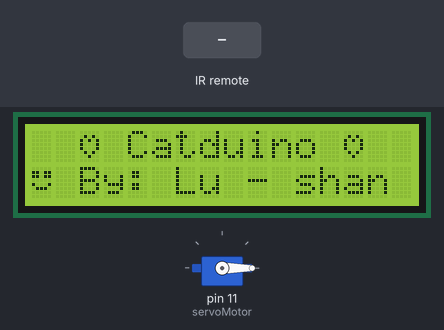
Bench run of a sketch on a simulated Arduino Uno, built with avr-gcc and run on an emulated ATmega328P. On the bench: 16×2 character LCD, servo. Inputs (shaded band) come from the test bench.

Above: at 1.2 s.
1.3 s: infrared code 0x00FF629D received
At 2.3 s:
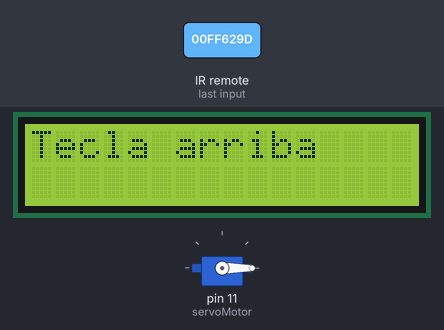
4.0 s: infrared code 0x00FF22DD received
At 4.7 s:
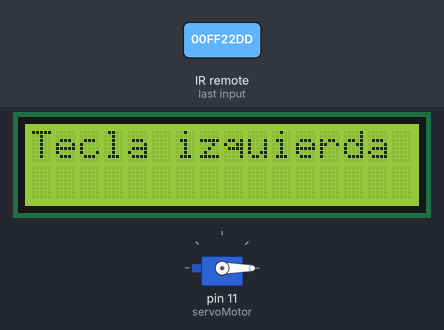
6.5 s: infrared code 0x00FF02FD received
At 7.3 s:
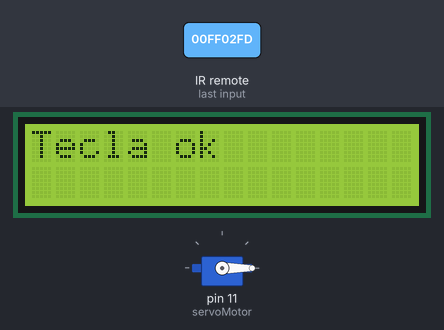
9.0 s: infrared code 0x00FFC23D received
At 9.8 s:
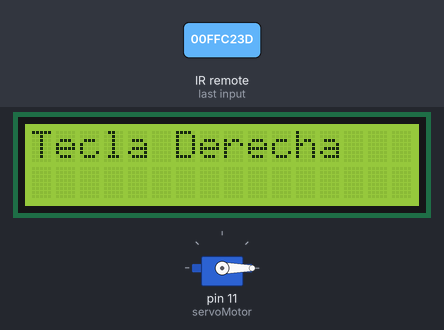
11.5 s: infrared code 0x00FFA857 received
At 12.2 s:
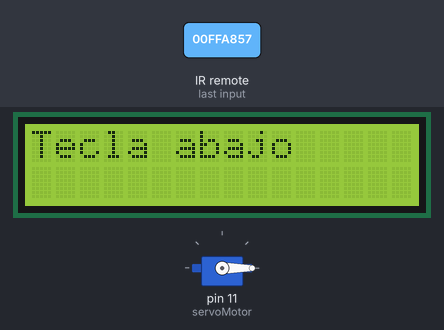
13.9 s: infrared code 0x00FF6897 received
At 14.7 s:
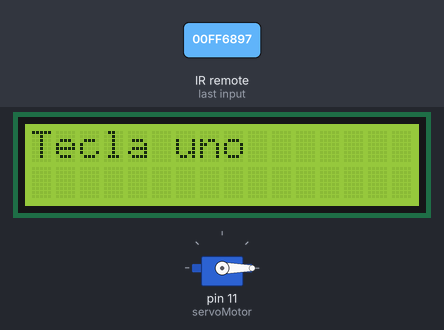
Timing chart, 0 to 16.9 s (numbered marks = the images above; inputs shaded):
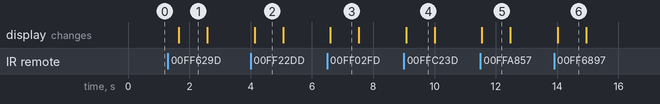

The sketch:

lushan.ino
```cpp
#include <LiquidCrystal_I2C.h>
#include <IRremote.h>
#include <Servo.h>
#include <Wire.h>

int RECV_PIN = 3;
IRrecv irrecv(RECV_PIN);
decode_results results;
Servo servoMotor; //Para controlar el servo

LiquidCrystal_I2C lcd(0x27,16,2);

void setup() {
  lcd.init();
  lcd.backlight();
  lcd.setCursor(0,0);
  byte cara[8] = {
        B00000,
        B11011,
        B11011,
        B00000,
        B10001,
        B01110,
        B00000,
   };
   byte corazon[8] = {
    B00000,
    B01010,
    B10101,
    B10001,
    B10001,
    B01010,
    B00100,
    B00000,
   };
  lcd.createChar(0,cara);
  lcd.createChar(1,corazon);
  irrecv.enableIRIn(); //Inicio de recepcion por IR
  servoMotor.attach(11); //Servo conectado al pin 11
  servoMotor.write(0); //Inicio al angulo 0 del servo
}


void loop() {
  lcd.clear();
  lcd.setCursor(2,0);
  lcd.write(byte (1));
  lcd.print(" ");
  lcd.print("Catduino");
  lcd.print(" ");
  lcd.write(byte (1));
  lcd.setCursor(0,1);
  lcd.write (byte (0));
  lcd.print(" By: Lu - shan");
  delay(300);
  if (irrecv.decode(&results)){
      lcd.clear();
      switch(results.value){
        case 0x00FF629D:  lcd.print("Tecla arriba");
                          break;
        case 0x00FF22DD:  lcd.print("Tecla izquierda");
                          break;
        case 0x00FF02FD:  lcd.print("Tecla ok");
                          break;
        case 0x00FFC23D:  lcd.print("Tecla Derecha");
                          break;
        case 0x00FFA857:  lcd.print("Tecla abajo");
                          break;
        case 0x00FF6897:  lcd.print("Tecla uno");
                          break;
        case 0x00FF9867: lcd.print("Tecla 2");
                       break;
      case 0x0FFB04F: lcd.print("Tecla 3");
                       break;
      case 0x00FF30CF: lcd.print("Tecla 4 ");
                       break;
      case 0x00FF18E7: lcd.print("Tecla 5");
                       break;
      case 0x00FF7A85: lcd.print("Tecla 6");
                       break;
      case 0x00FF10EF: lcd.print("Tecla 7");
                       break;
      case 0x00FF38C7: lcd.print("Tecla 8 ");
                       break;
      case 0x00FF5AA5: lcd.print("Tecla 9");
                       break;
      case 0x00FF42BD: lcd.print("Tecla *");
                       servoMotor.write(10);
                       break;
      case 0x00FF4AB5: lcd.print("Tecla 0");
                       servoMotor.write(90);
                       break;
      case 0x00FF52AD: lcd.print("Tecla #");
                       servoMotor.write(180);
                       break;
      }
      irrecv.resume();
    }
    delay(900);
}
```

Measured:
- after the input at 1.3 s, the display: changes after 0.35 s (image 1)
- after the input at 4.0 s, the display: changes after 0.13 s (image 2)
- after the input at 6.5 s, the display: changes after 0.10 s (image 3)
- after the input at 9.0 s, the display: changes after 0.07 s (image 4)
- after the input at 11.5 s, the display: changes after 0.05 s (image 5)
- after the input at 13.9 s, the display: changes after 0.12 s (image 6)
- what the display in image 1 shows lasts 0.9 s, from 1.7 s to 2.6 s
